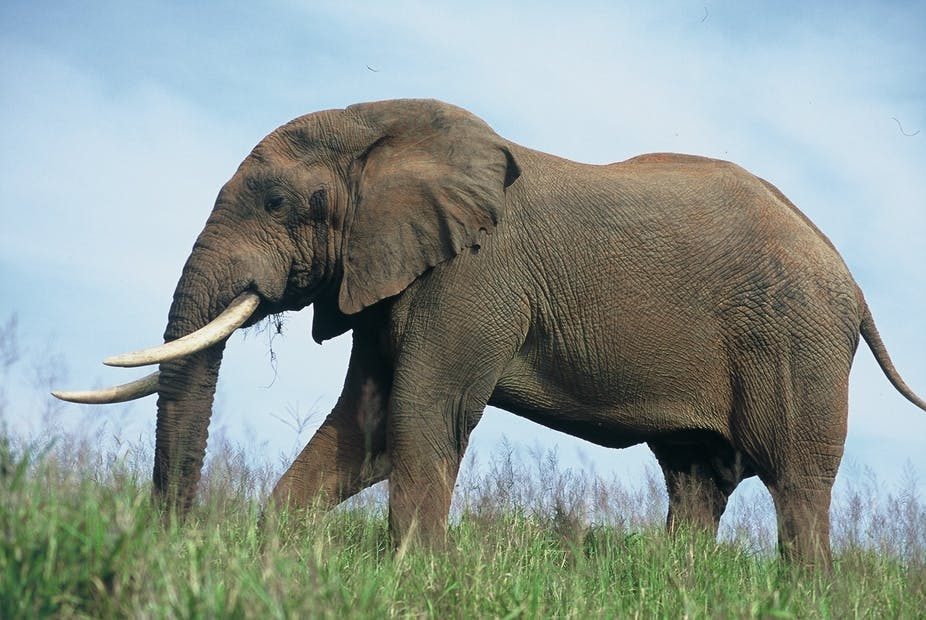
#> input picture elephant/1.jfif, 926 x 620 px, found by its file name; its folder holds 4 pictures in this run
$ jupyter execute --allow-errors Image_Classification_final.ipynb
#> lines starting #> are read from the running program, lines starting #| are printed output that depends on the picture
#> further down, img_array is the input picture: shape (620, 926, 3); mean R, G, B 141, 152.5, 147.5
#> `img_resized = resize(img_array,(150,150,3))`:
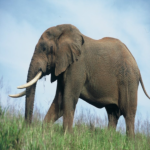
#> img_resized: shape (150, 150, 3) float64; mean R, G, B 0.553, 0.598, 0.578
<a href="https://colab.research.google.com/github/saisrivathsav/MINI-PROJECT/blob/main/Image_Classification_final.ipynb" target="_parent"></a>

[cell 1]
import os
import matplotlib.pyplot as plt
import numpy as np
from skimage.io import imread
from skimage.transform import resize
from PIL import ImageFile
ImageFile.LOAD_TRUNCATED_IMAGES = True

target = []
images = []
flat_data = []

DATADIR = '/content/drive/MyDrive/images'
CATEGORIES = ['elephant','lion']

#> (the rest of this cell did not finish here and is left out)
